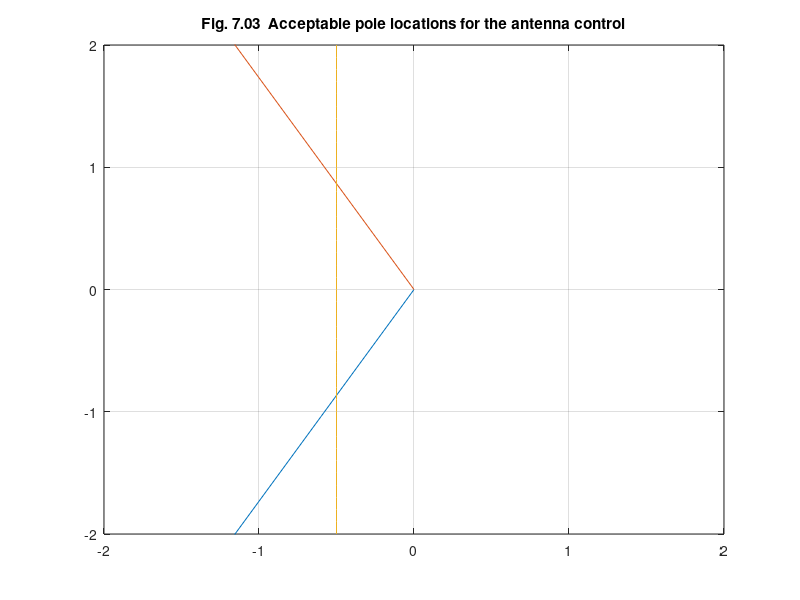

MATLAB code to generate this figure:
%  Figure 7.3      Digital Control of Dynamic Systems, 3e
%                  Franklin, Powell, Workman
%                  Addison-Wesley, Publishing Company, 1998
% Matlab 4.2 or 5.0

clear
clf
x=-2:.2:0;
y=sqrt(3)*x;
plot(x,y)
hold on
axis([-2 2 -2 2])
plot(x,-y)
grid
title('Fig. 7.03  Acceptable pole locations for the antenna control')
y1=-2:.1:2;
x1=-0.5*ones(size(y1));
plot(x1,y1)
hold off
